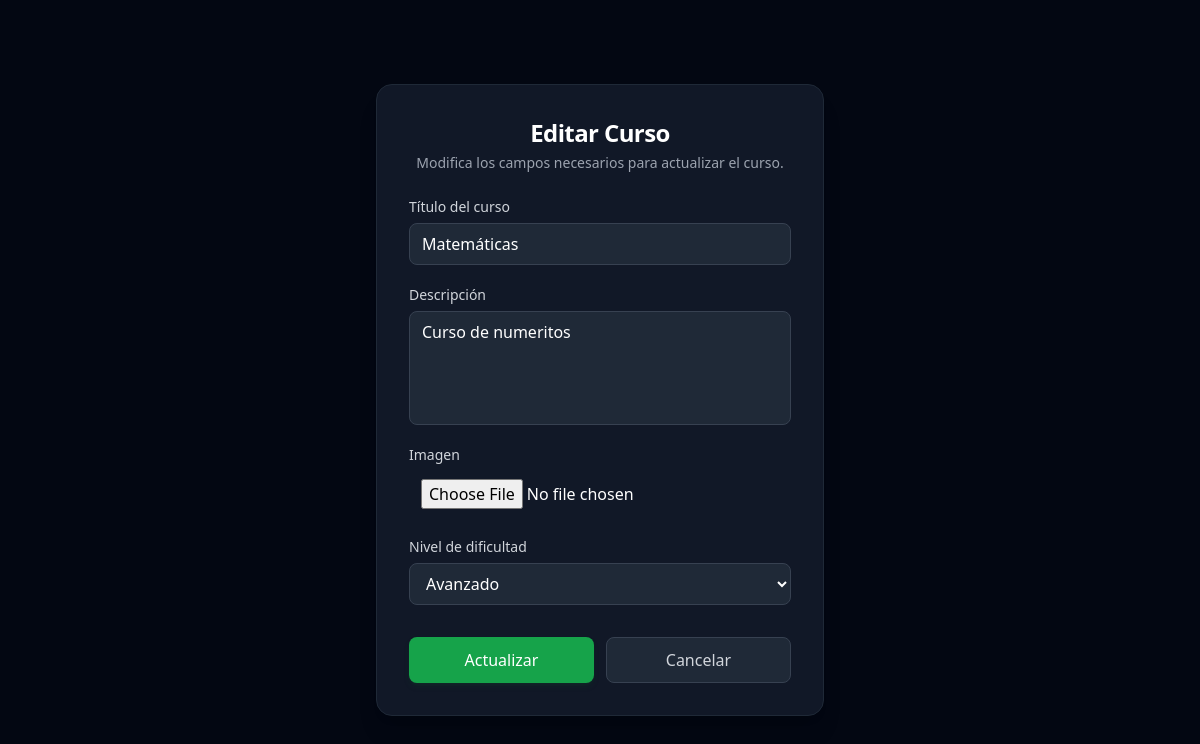
The page /curso/16/editar/ (signed in) on the database its author committed.
### gestor/models.py (models this page shows, shortened)
class Curso(models.Model):
    NIVEL_CHOICES = [
        ('PRINCIPIANTE', 'Principiante'),
        ('INTERMEDIO', 'Intermedio'),
        ('AVANZADO', 'Avanzado')
    ]
    titulo = models.CharField(max_length=100)
    descripcion = models.TextField()
    nivel = models.CharField(
        max_length=12,
        choices=NIVEL_CHOICES,
        default='INTERMEDIO'
    )
    imagen = models.ImageField(upload_to="img/", default="img/logo.png")

### gestor/views.py (the view, shortened to what this page needs)
@login_required
def editar_curso(request, id_curso):
    curso = get_object_or_404(Curso, id=id_curso)
    return render(request, "editar-curso.html", {"curso": curso})

### gestor/templates/editar-curso.html (shortened to what this page needs)
<!DOCTYPE html>
<html lang="es">
<head>
    <script src="https://cdn.tailwindcss.com"></script>
</head>
<body class="bg-gray-950 antialiased min-h-screen flex items-center justify-center p-4 text-gray-100">
    <main class="w-full max-w-md bg-gray-900 rounded-2xl border border-gray-800 p-8 shadow-xl">
        <header class="mb-6">
            <h1 class="text-2xl font-bold tracking-tight text-white text-center">Editar Curso</h1>
            <p class="text-sm text-gray-400 text-center mt-1">Modifica los campos necesarios para actualizar el curso.</p>
        </header>
        <form method="post" enctype="multipart/form-data">
            <div class="space-y-5">
                <div class="flex flex-col gap-1.5">
                    <label for="titulo" class="text-sm font-medium text-gray-300">Título del curso</label>
                    <input type="text" name="titulo" id="titulo"
                           value="{{ curso.titulo }}"
                           class="w-full bg-gray-800 border border-gray-700 rounded-lg px-3 py-2 text-white
                           placeholder-gray-500 outline-none transition focus:border-green-500 focus:ring-2
                           focus:ring-green-950"
                           placeholder="Ej. Introducción a Python" required>
                </div>
                <div class="flex flex-col gap-1.5">
                    <label for="descripcion" class="text-sm font-medium text-gray-300">Descripción</label>
                    <textarea name="descripcion" id="descripcion" rows="4"
                              class="w-full bg-gray-800 border border-gray-700 rounded-lg px-3 py-2
                              text-white placeholder-gray-500 outline-none transition focus:border-green-500
                              focus:ring-2 focus:ring-green-950 resize-none"
                              placeholder="Describe brevemente de qué trata el curso..." required
                    >{{ curso.descripcion }}</textarea>
                </div>
                <div class="flex flex-col gap-1.5">
                    <label for="id_imagen" class="text-sm font-medium text-gray-300">Imagen</label>
                    <input type="file" name="imagen" id="id_imagen"
                           class="w-full rounded-lg px-3 py-2 text-white placeholder-gray-500 outline-none
                           transition">
                </div>
                <div class="flex flex-col gap-1.5">
                    <label for="nivel" class="text-sm font-medium text-gray-300">Nivel de dificultad</label>
                    <select name="nivel" id="nivel"
                            class="w-full bg-gray-800 border border-gray-700 rounded-lg px-3 py-2 text-white
                            outline-none transition focus:border-green-500 focus:ring-2 focus:ring-green-950
                            cursor-pointer">
                         {% for valor, etiqueta in curso.NIVEL_CHOICES %}
                            <option value="{{ valor }}" {% if curso.nivel == valor %}selected{% endif %}>
                                {{ etiqueta }}
                            </option>
                        {% endfor %}
                    </select>
                </div>
            </div>
            <div class="flex flex-col sm:flex-row gap-3 mt-8">
                <button type="submit"
                        class="w-full sm:w-1/2 bg-green-600 hover:bg-green-500 active:bg-green-700 text-white
                        font-medium py-2.5 px-4 rounded-lg transition duration-150 shadow-md
                        shadow-green-900/20 text-center cursor-pointer">Actualizar</button>
                <a href="{% url 'detalle_curso' id_curso=curso.id %}"
                   class="w-full sm:w-1/2 bg-gray-800 hover:bg-gray-700 active:bg-gray-800 text-gray-300
                   border border-gray-700 font-medium py-2.5 px-4 rounded-lg transition duration-150
                   text-center block">Cancelar</a>
            </div>
        </form>
    </main>
</body>
</html>

### rows shown on the page
Curso: titulo "Matemáticas", descripcion "Curso de numeritos", nivel "Avanzado"
